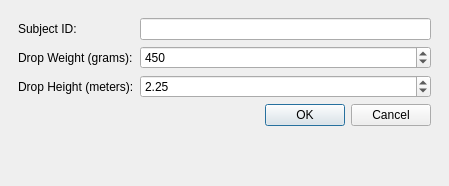
<?xml version="1.0" encoding="UTF-8"?>
<ui version="4.0">
 <class>NewExperimentDialog</class>
 <widget class="QDialog" name="NewExperimentDialog">
  <property name="windowModality">
   <enum>Qt::ApplicationModal</enum>
  </property>
  <property name="geometry">
   <rect>
    <x>0</x>
    <y>0</y>
    <width>449</width>
    <height>186</height>
   </rect>
  </property>
  <property name="sizePolicy">
   <sizepolicy hsizetype="Expanding" vsizetype="Expanding">
    <horstretch>0</horstretch>
    <verstretch>0</verstretch>
   </sizepolicy>
  </property>
  <property name="windowTitle">
   <string>New Experiment</string>
  </property>
  <property name="windowIcon">
   <iconset resource="application.qrc">
    <normaloff>:/images/downarrow.png</normaloff>:/images/downarrow.png</iconset>
  </property>
  <layout class="QGridLayout" name="gridLayout">
   <item row="0" column="0">
    <layout class="QFormLayout" name="formLayout">
     <property name="leftMargin">
      <number>7</number>
     </property>
     <property name="topMargin">
      <number>7</number>
     </property>
     <property name="rightMargin">
      <number>7</number>
     </property>
     <property name="bottomMargin">
      <number>7</number>
     </property>
     <item row="1" column="0">
      <widget class="QLabel" name="lblWeight">
       <property name="text">
        <string>Drop Weight (grams):</string>
       </property>
      </widget>
     </item>
     <item row="2" column="0">
      <widget class="QLabel" name="lblHeight">
       <property name="text">
        <string>Drop Height (meters):</string>
       </property>
       <property name="buddy">
        <cstring>doubleSpinBoxHeight</cstring>
       </property>
      </widget>
     </item>
     <item row="2" column="1">
      <widget class="QDoubleSpinBox" name="doubleSpinBoxHeight">
       <property name="minimum">
        <double>0.000000000000000</double>
       </property>
       <property name="maximum">
        <double>4.000000000000000</double>
       </property>
       <property name="singleStep">
        <double>0.010000000000000</double>
       </property>
       <property name="value">
        <double>2.250000000000000</double>
       </property>
      </widget>
     </item>
     <item row="0" column="0">
      <widget class="QLabel" name="lblSubjectId">
       <property name="text">
        <string>Subject ID:</string>
       </property>
       <property name="buddy">
        <cstring>leSubjectId</cstring>
       </property>
      </widget>
     </item>
     <item row="0" column="1">
      <widget class="QLineEdit" name="leSubjectId">
       <property name="minimumSize">
        <size>
         <width>200</width>
         <height>0</height>
        </size>
       </property>
      </widget>
     </item>
     <item row="1" column="1">
      <widget class="QSpinBox" name="spinBoxWeight">
       <property name="maximum">
        <number>500</number>
       </property>
       <property name="value">
        <number>450</number>
       </property>
      </widget>
     </item>
     <item row="3" column="1">
      <widget class="QDialogButtonBox" name="buttonBox">
       <property name="minimumSize">
        <size>
         <width>0</width>
         <height>0</height>
        </size>
       </property>
       <property name="orientation">
        <enum>Qt::Horizontal</enum>
       </property>
       <property name="standardButtons">
        <set>QDialogButtonBox::Cancel|QDialogButtonBox::Ok</set>
       </property>
       <property name="centerButtons">
        <bool>false</bool>
       </property>
      </widget>
     </item>
    </layout>
   </item>
  </layout>
 </widget>
 <tabstops>
  <tabstop>leSubjectId</tabstop>
  <tabstop>spinBoxWeight</tabstop>
  <tabstop>doubleSpinBoxHeight</tabstop>
 </tabstops>
 <resources>
  <include location="application.qrc"/>
 </resources>
 <connections>
  <connection>
   <sender>buttonBox</sender>
   <signal>accepted()</signal>
   <receiver>NewExperimentDialog</receiver>
   <slot>accept()</slot>
   <hints>
    <hint type="sourcelabel">
     <x>248</x>
     <y>254</y>
    </hint>
    <hint type="destinationlabel">
     <x>157</x>
     <y>274</y>
    </hint>
   </hints>
  </connection>
  <connection>
   <sender>buttonBox</sender>
   <signal>rejected()</signal>
   <receiver>NewExperimentDialog</receiver>
   <slot>reject()</slot>
   <hints>
    <hint type="sourcelabel">
     <x>316</x>
     <y>260</y>
    </hint>
    <hint type="destinationlabel">
     <x>286</x>
     <y>274</y>
    </hint>
   </hints>
  </connection>
 </connections>
</ui>
